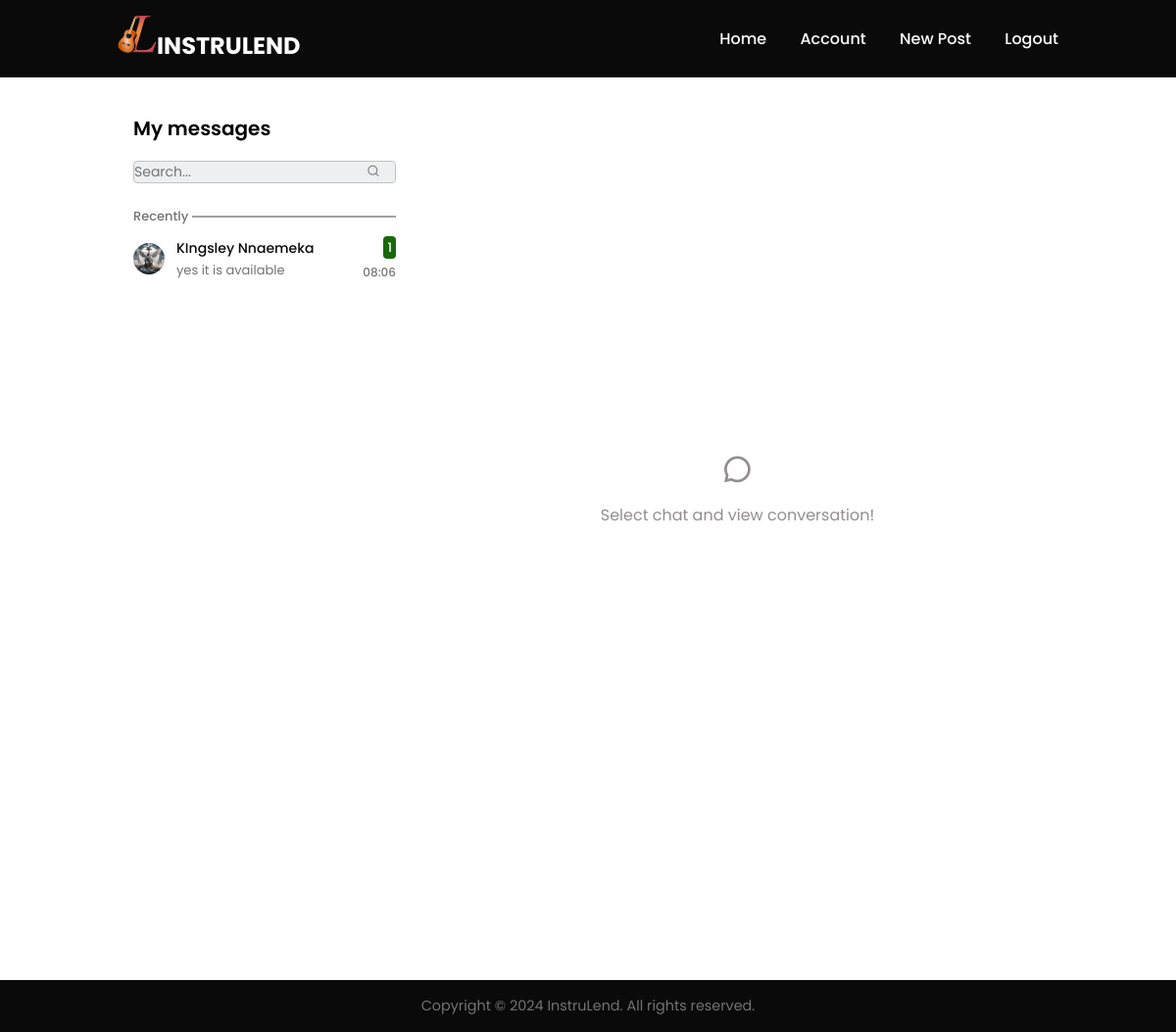
The page /chats (signed in) on the database its author committed.
### app/models.py (models this page shows, shortened)
class Chat(db.Model):
    id = db.Column(db.String(64), primary_key=True)
    user1_id = db.Column(db.Integer, db.ForeignKey('user.id'), nullable=False)
    user2_id = db.Column(db.Integer, db.ForeignKey('user.id'), nullable=False)
    messages = db.relationship('Message', backref='chat', lazy=True)

class User(db.Model, UserMixin):
    id = db.Column(db.Integer, primary_key=True)
    first_name = db.Column(db.String(100), nullable=False)
    last_name = db.Column(db.String(100), nullable=False)
    email = db.Column(db.String(255), unique=True, nullable=False)
    phone_number = db.Column(db.String(15), unique=True, nullable=False)
    city = db.Column(db.String(50))
    country = db.Column(db.String(10), nullable=False, default='Nigeria')
    password = db.Column(db.String(60), nullable=False)
    verification_number = db.Column(db.String(25), unique=True)
    verified_user = db.Column(db.Boolean, nullable=False, default=False)
    created_at = db.Column(db.DateTime, nullable=False, default=datetime.utcnow)
    image_file = db.Column(db.String(50), nullable=False, default='default.jpg')
    posts = db.relationship('Post', backref='author', lazy=True)
    reviewer = db.relationship('Review', foreign_keys='Review.user_id', backref='author1', lazy=True)
    reviewed = db.relationship('Review', foreign_keys='Review.author_id', backref='author2', lazy=True)
    rented = db.relationship('Agreement', backref='author4', lazy=True)
    expirence = db.relationship('Expirence', backref='author6', lazy=True)
    chats_user1 = db.relationship('Chat', backref='user1', foreign_keys='Chat.user1_id', lazy=True)
    chats_user2 = db.relationship('Chat', backref='user2', foreign_keys='Chat.user2_id', lazy=True)
    message = db.relationship('Message', backref='author7', lazy=True)

class Message(db.Model):
    id = db.Column(db.Integer, primary_key=True)
    chat_id = db.Column(db.String(64), db.ForeignKey('chat.id'), nullable=False)
    user_id = db.Column(db.Integer, db.ForeignKey('user.id'), nullable=False)
    content = db.Column(db.Text)
    timestamp = db.Column(db.DateTime)

### app/chats/routes.py (the view)
@messages.route('/chats', methods=['GET', 'POST'])
@login_required
def chats():
    chats = Chat.query.filter(or_(Chat.user1_id == current_user.id, Chat.user2_id == current_user.id)).all()
    chat_messages = {}
    for chat in chats:
        messages = Message.query.filter_by(chat_id=chat.id).all()
        chat_messages[chat.id] = messages
    current_datetime = datetime.now()
    timedelta_class = timedelta
    current_user_id = current_user.id
    return render_template('message.html', chats=chats, chat_messages=chat_messages, current_datetime=current_datetime, timedelta_class=timedelta_class, current_user_id=current_user_id)

### app/models.py (called while the page is built)
@login_manager.user_loader
def load_user(user_id):
    return User.query.get(int(user_id))

### app/templates/message.html (shortened to what this page needs)
{% extends 'base.html' %}
{% block content %}
<div class="chat-section">
    <div class="chat-container">
        <div class="chat-content">
            <div class="content-sidebar">
                <div class="content-sidebar-title">My messages</div>
                <form action="" class="content-sidebar-form">
                    <input type="search" class="content-sidebar-input" placeholder="Search...">
                    <button class="content-sidebar-submit"><i class="ri-search-line"></i></button>
                </form>
                <div class="content-messages">
                    <ul class="content-messages-list">
                        <li class="content-message-title"><span>Recently</span></li>
                        {% for chat in chats %}
                            {% if chat.user1_id == current_user.id %}
                                {% set other_user = chat.user2 %}
                            {% else %}
                                {% set other_user = chat.user1 %}
                            {% endif %}
                            <li>
                                <a href="#" data-conversation="#conversation--{{ chat.id }}">
                                    <img class="content-message-image" src="{{ url_for('static', filename='images/profile_pic/' + other_user.image_file) }}">
                                    <span class="content-message-info">
                                        <span class="content-message-name">{{ other_user.first_name }} {{ other_user.last_name }}</span>
                                        <span class="content-message-text">
                                            {% if chat_messages[chat.id] %}
                                                {{ chat_messages[chat.id][-1].content }}
                                            {% else %}
                                                No messages yet
                                            {% endif %}
                                        </span>
                                    </span>
                                    <span class="content-message-more">
                                        <span class="content-message-unread">1</span>
                                        {% if chat_messages[chat.id] %}
                                            <span class="content-message-time">{{ chat_messages[chat.id][-1].timestamp.strftime('%H:%M') }}</span>
                                        {% endif %}
                                    </span>
                                </a>
                            </li>
                        {% endfor %}
                    </ul>
                </div>
            </div>
            <div class="conversation conversation-default active">
                <i class="ri-chat-3-line"></i>
                <p>Select chat and view conversation!</p>
            </div>
        </div>
    </div>
</div>
{% endblock %}

### app/static/css/index.css (style rules this page uses)
:root { --text-dark: #0a0a0a; --text-light: #737373; --extra-light: #f5f5f5; --white: #ffffff; --max-width: 1200px; }
* { margin: 0; padding: 0; box-sizing: border-box; font-family: "Poppins", sans-serif; }
html, body { scroll-behavior: smooth; }
.chat-section { box-shadow: inset 0 100px 0 0 #06d755; min-height: 100vh; display: flex; align-items: center; justify-content: center; }
.chat-container { max-width: 1360px; width: 100%; height: 720px; box-shadow: 0 8px 24px -4px rgba(0, 0, 0, -1); background-color: var(--white); position: relative; }
.chat-content { padding-left: 5px; height: 100%; position: relative; overflow: hidden; }
.content-sidebar { width: 300px; background-color: var(--white); display: flex; flex-direction: column; height: 100%; position: absolute; top: 0; left: 0; }
.content-sidebar-title { font-size: 20px; font-weight: 600; padding: 16px; }
.content-sidebar-form { position: relative; padding: 0 16px; }
.content-sidebar-input { padding: 80x 16px; background-color: #edeff1; border: 1px solid #c1c3c5; outline: none; width: 100%; border-radius: 4px; padding-right: 32px; font-size: 14px; }
.content-sidebar-submit { position: absolute; top: 50%; right: 32px; transform: translateY(-50%); color: #797f85; background-color: transparent; outline: transparent; border: none; cursor: pointer; transition: color .15s ease-in-out; }
.content-messages { overflow-y: auto; height: 100%; margin-top: 16px; }
.content-messages-list { list-style: none; padding: 8px 0; }
.content-messages-list > * > a { display: flex; align-items: center; text-decoration: none; color: var(--text-dark); padding: 6px 16px; }
.content-message-title { margin-left: 16px; margin-right: 16px; color: var(--text-light); font-size: 13px; font-weight: 500; margin-bottom: 2px; position: relative; }
.content-message-title > * { position: relative; z-index: 1; padding: 0 4px 0 0; background-color: var(--white); }
.content-message-title::before { content: ""; position: absolute; top: 50%; transform: translateY(-50%); left: 0; right: 0; height: 0; border-bottom: 1px solid #494545; z-index: 0; }
.content-message-image { width: 32px; height: 32px; border-radius: 50%; object-fit: cover; flex-shrink: 0; margin-right: 12px; }
.content-message-info { display: grid; margin-right: 12px; width: 100%; }
.content-message-name { display: block; font-size: 14px; font-weight: 500; margin-bottom: 2px; }
.content-message-text { font-size: 13px; color: var(--text-light); text-overflow: ellipsis; overflow: hidden; white-space: nowrap; }
.content-message-more { text-align: right; }
.content-message-unread { font-size: 13px; font-weight: 500; color: #fff; background-color: #18690b; padding: 2px 4px; border-radius: 4px; }
.content-message-time { font-size: 12px; color: var(--text-light); font-weight: 500; }
.conversation { background-color: var(--white); height: 100%; padding-left: 300px; display: flex; flex-direction: column; display: none; }
.conversation.active { display: flex; flex-direction: column; }
.conversation-default { align-items: center; justify-content: center; padding: 16px; padding-left: calc(300px + 16px); color: #928e8e; }
.conversation-default i { font-size: 32px; }
.conversation-default p { margin-top: 16px; }
@media screen and (max-width: 1600px) { .chat-container { max-width: unset; height: 100vh; } }

### rows shown on the page
Chat: image_file (placeholder picture)
User: first_name "KIngsley", last_name "Nnaemeka"
Message: content "yes it is available", timestamp "08:06"
